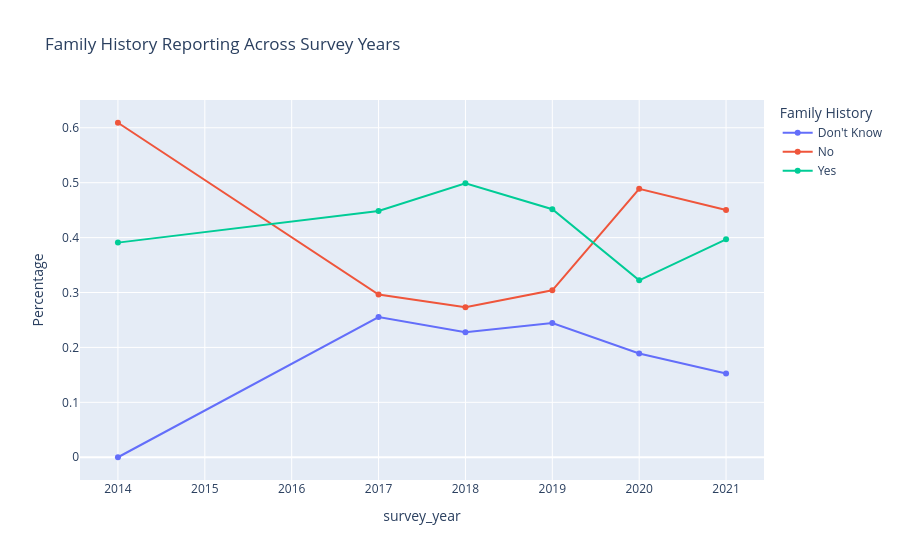

Write notebook code for a chart like this one.
### Markdown cell above
## Family History Trends

This section examines whether the proportion of respondents reporting a family history of mental illness changes over time.

### Code cell
family = pd.crosstab(
    df["survey_year"],
    df["family_history"],
    normalize="index"
)

family = (
    family
    .reset_index()
    .melt(
        id_vars="survey_year",
        var_name="Family History",
        value_name="Percentage"
    )
)

fig = px.line(
    family,
    x="survey_year",
    y="Percentage",
    color="Family History",
    markers=True,
    title="Family History Reporting Across Survey Years"
)

fig.show()

### Figure 1 — Plotly figure (JSON) as saved in the notebook; plotly's stock layout.template omitted (floating-point values rounded to 4 significant figures)
{"data": [{"hovertemplate": "Family History=Don't Know<br>survey_year=%{x}<br>Percentage=%{y}<extra></extra>", "legendgroup": "Don't Know", "line": {"color": "#636efa", "dash": "solid"}, "marker": {"symbol": "circle"}, "mode": "lines+markers", "name": "Don't Know", "orientation": "v", "showlegend": true, "type": "scatter", "x": [2014, 2017, 2018, 2019, 2020, 2021], "xaxis": "x", "y": [0.0, 0.2553, 0.2278, 0.2443, 0.1889, 0.1527], "yaxis": "y"}, {"hovertemplate": "Family History=No<br>survey_year=%{x}<br>Percentage=%{y}<extra></extra>", "legendgroup": "No", "line": {"color": "#EF553B", "dash": "solid"}, "marker": {"symbol": "circle"}, "mode": "lines+markers", "name": "No", "orientation": "v", "showlegend": true, "type": "scatter", "x": [2014, 2017, 2018, 2019, 2020, 2021], "xaxis": "x", "y": [0.6091, 0.2963, 0.2734, 0.304, 0.4889, 0.4504], "yaxis": "y"}, {"hovertemplate": "Family History=Yes<br>survey_year=%{x}<br>Percentage=%{y}<extra></extra>", "legendgroup": "Yes", "line": {"color": "#00cc96", "dash": "solid"}, "marker": {"symbol": "circle"}, "mode": "lines+markers", "name": "Yes", "orientation": "v", "showlegend": true, "type": "scatter", "x": [2014, 2017, 2018, 2019, 2020, 2021], "xaxis": "x", "y": [0.3909, 0.4484, 0.4988, 0.4517, 0.3222, 0.3969], "yaxis": "y"}], "layout": {"legend": {"title": {"text": "Family History"}, "tracegroupgap": 0}, "title": {"text": "Family History Reporting Across Survey Years"}, "xaxis": {"anchor": "y", "domain": [0, 1], "title": {"text": "survey_year"}}, "yaxis": {"anchor": "x", "domain": [0, 1], "title": {"text": "Percentage"}}}}
